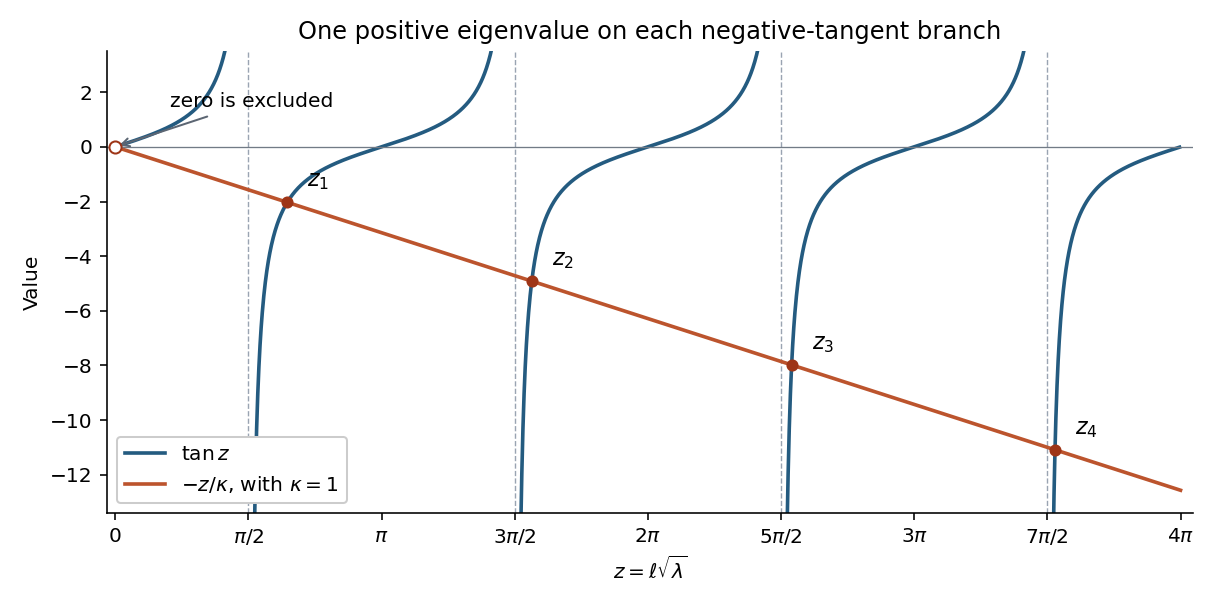

Here is the Python script that generated this plot:
"""Original Robin eigenvalue sketch; Python 3.14, NumPy 2.3, SciPy 1.16, Matplotlib 3.10.
Run in the mirrored _media directory; save the white PNG to cwd.
"""
from pathlib import Path
import matplotlib
matplotlib.use("Agg")
import matplotlib.pyplot as plt
import numpy as np
from scipy.optimize import brentq

kappa=1.0
fig,ax=plt.subplots(figsize=(8.4,4.2),facecolor="white")
for n in range(5):
    lo=max(0,(n-.5)*np.pi)+.012
    hi=min(4*np.pi,(n+.5)*np.pi)-.012
    z=np.linspace(lo,hi,700)
    ax.plot(z,np.tan(z),color="#245b80",lw=1.8,label=r"$\tan z$" if n==0 else None)
for n in range(4):
    ax.axvline((n+.5)*np.pi,color="#9aa4b2",lw=.7,ls="--")
z=np.linspace(0,4*np.pi,800)
ax.plot(z,-z/kappa,color="#bc542d",lw=1.8,label=r"$-z/\kappa$, with $\kappa=1$")
for n in range(1,5):
    root=brentq(lambda x:np.tan(x)+x/kappa,(n-.5)*np.pi+1e-8,n*np.pi)
    ax.plot(root,-root/kappa,"o",color="#9e3517",ms=5)
    ax.annotate(fr"$z_{n}$",(root,-root/kappa),xytext=(10,8),textcoords="offset points",fontsize=11)
ax.plot(0,0,"o",mfc="white",mec="#9e3517",ms=6,zorder=5)
ax.annotate("zero is excluded",(0,0),xytext=(.65,1.45),arrowprops={"arrowstyle":"->","color":"#5c6673"},fontsize=10)
ticks=np.arange(0,9)*np.pi/2
ax.set_xticks(ticks,["0",r"$\pi/2$",r"$\pi$",r"$3\pi/2$",r"$2\pi$",r"$5\pi/2$",r"$3\pi$",r"$7\pi/2$",r"$4\pi$"])
ax.set(xlim=(-.1,4*np.pi+.15),ylim=(-13.4,3.5),xlabel=r"$z=\ell\sqrt{\lambda}$",ylabel="Value",title="One positive eigenvalue on each negative-tangent branch")
ax.axhline(0,color="#727b86",lw=.65)
ax.set_facecolor("white");ax.spines[["top","right"]].set_visible(False)
ax.legend(loc="lower left",frameon=True,facecolor="white",framealpha=1,fontsize=10)
fig.tight_layout()
fig.savefig(Path.cwd()/Path(__file__).with_suffix(".png").name,dpi=145,facecolor="white")
plt.close(fig)
